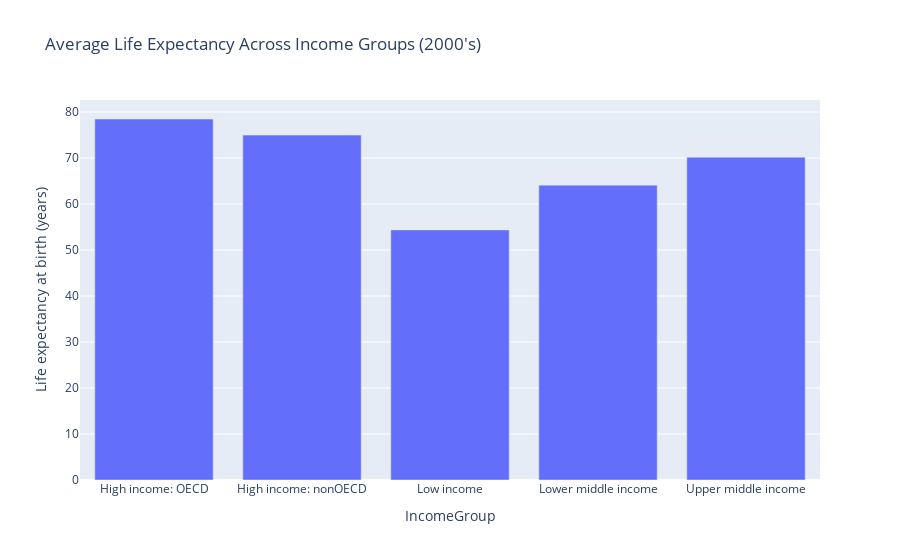

Source (notebook cell):
### Code cell
import plotly.express as px

# Filter for years in the 2000s (2000-2009)
wb_2000s = world_bank_df[(world_bank_df['Year'] >= 2000) & (world_bank_df['Year'] <= 2009)]

# Group by IncomeGroup and calculate average life expectancy
avg_life_exp_income_2000s = wb_2000s.groupby('IncomeGroup')['Life expectancy at birth (years)'].mean().reset_index()

# Plot
fig_income_lifeexp_2000s = px.bar(
    avg_life_exp_income_2000s,
    x='IncomeGroup',
    y='Life expectancy at birth (years)',
    title="Average Life Expectancy Across Income Groups (2000's)"
)
fig_income_lifeexp_2000s.show()

### Figure 1 — Plotly figure (JSON) as saved in the notebook; plotly's stock layout.template omitted (floating-point values rounded to 4 significant figures)
{"data": [{"alignmentgroup": "True", "hovertemplate": "IncomeGroup=%{x}<br>Life expectancy at birth (years)=%{y}<extra></extra>", "legendgroup": "", "marker": {"color": "#636efa", "pattern": {"shape": ""}}, "name": "", "offsetgroup": "", "orientation": "v", "showlegend": false, "textposition": "auto", "type": "bar", "x": ["High income: OECD", "High income: nonOECD", "Low income", "Lower middle income", "Upper middle income"], "xaxis": "x", "y": [78.48, 74.98, 54.38, 64.1, 70.19], "yaxis": "y"}], "layout": {"barmode": "relative", "legend": {"tracegroupgap": 0}, "title": {"text": "Average Life Expectancy Across Income Groups (2000's)"}, "xaxis": {"anchor": "y", "domain": [0, 1], "title": {"text": "IncomeGroup"}}, "yaxis": {"anchor": "x", "domain": [0, 1], "title": {"text": "Life expectancy at birth (years)"}}}}
